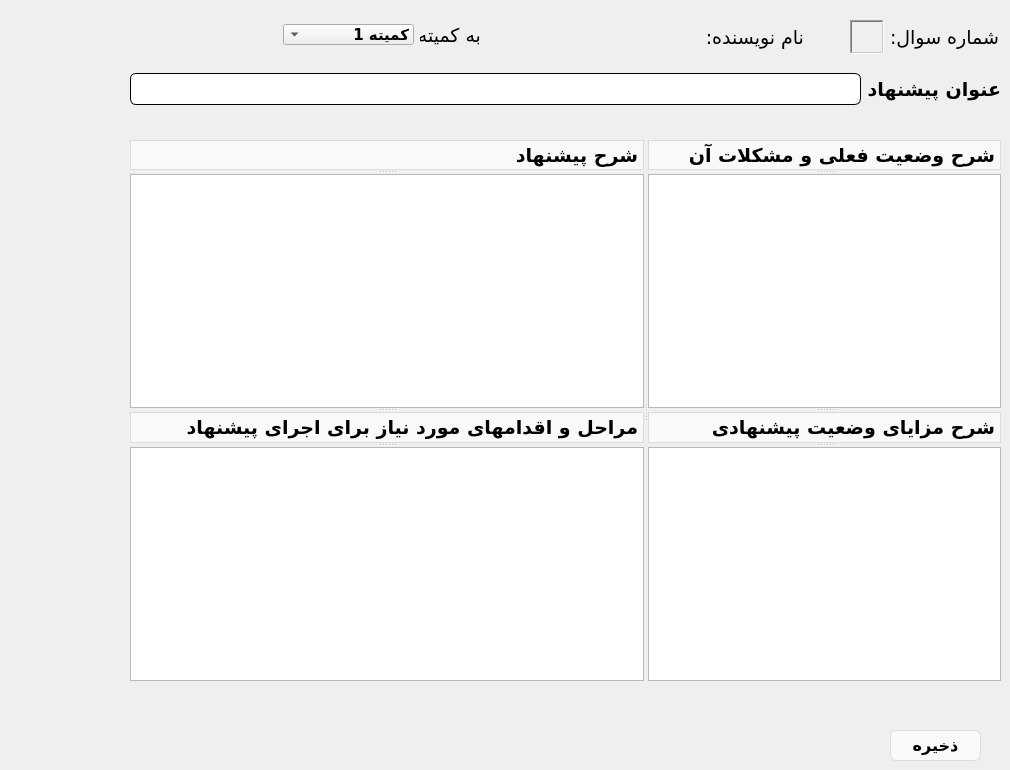
    <widget class="QWidget" name="pps_insert">
     <widget class="QWidget" name="layoutWidget">
      <property name="geometry">
       <rect>
        <x>130</x>
        <y>60</y>
        <width>871</width>
        <height>58</height>
       </rect>
      </property>
      <layout class="QGridLayout" name="gridLayout_2">
       <item row="0" column="0">
        <widget class="QLineEdit" name="lineEdit">
         <property name="font">
          <font>
           <family>B Mitra</family>
           <pointsize>15</pointsize>
          </font>
         </property>
         <property name="layoutDirection">
          <enum>Qt::LeftToRight</enum>
         </property>
         <property name="styleSheet">
          <string notr="true">QLineEdit{
border-radius:6px;
border:1px solid black;
}</string>
         </property>
         <property name="alignment">
          <set>Qt::AlignLeading|Qt::AlignLeft|Qt::AlignVCenter</set>
         </property>
        </widget>
       </item>
       <item row="0" column="1">
        <widget class="QLabel" name="label">
         <property name="font">
          <font>
           <family>Adobe Arabic</family>
           <pointsize>14</pointsize>
           <weight>75</weight>
           <bold>true</bold>
          </font>
         </property>
         <property name="text">
          <string>عنوان پیشنهاد</string>
         </property>
        </widget>
       </item>
      </layout>
     </widget>
     <widget class="QWidget" name="layoutWidget">
      <property name="geometry">
       <rect>
        <x>810</x>
        <y>20</y>
        <width>189</width>
        <height>34</height>
       </rect>
      </property>
      <layout class="QHBoxLayout" name="horizontalLayout_2">
       <item>
        <widget class="QLabel" name="lbl_data_date">
         <property name="font">
          <font>
           <family>Arial</family>
           <pointsize>9</pointsize>
          </font>
         </property>
         <property name="text">
          <string/>
         </property>
        </widget>
       </item>
       <item>
        <widget class="QLabel" name="lbl_qid">
         <property name="enabled">
          <bool>true</bool>
         </property>
         <property name="font">
          <font>
           <family>Arial</family>
           <pointsize>9</pointsize>
          </font>
         </property>
         <property name="layoutDirection">
          <enum>Qt::RightToLeft</enum>
         </property>
         <property name="frameShape">
          <enum>QFrame::WinPanel</enum>
         </property>
         <property name="frameShadow">
          <enum>QFrame::Sunken</enum>
         </property>
         <property name="text">
          <string/>
         </property>
         <property name="alignment">
          <set>Qt::AlignRight|Qt::AlignTrailing|Qt::AlignVCenter</set>
         </property>
        </widget>
       </item>
       <item>
        <widget class="QLabel" name="label_10">
         <property name="font">
          <font>
           <family>B Mitra</family>
           <pointsize>14</pointsize>
           <weight>50</weight>
           <bold>false</bold>
          </font>
         </property>
         <property name="layoutDirection">
          <enum>Qt::LeftToRight</enum>
         </property>
         <property name="text">
          <string>شماره سوال:</string>
         </property>
         <property name="alignment">
          <set>Qt::AlignJustify|Qt::AlignVCenter</set>
         </property>
        </widget>
       </item>
      </layout>
     </widget>
     <widget class="QPushButton" name="save_btn">
      <property name="geometry">
       <rect>
        <x>890</x>
        <y>730</y>
        <width>91</width>
        <height>31</height>
       </rect>
      </property>
      <property name="font">
       <font>
        <family>B Mitra</family>
        <pointsize>12</pointsize>
        <weight>75</weight>
        <bold>true</bold>
       </font>
      </property>
      <property name="layoutDirection">
       <enum>Qt::LeftToRight</enum>
      </property>
      <property name="styleSheet">
       <string notr="true">QPushButton {
	background:linear-gradient(to bottom, #f9f9f9 5%, #e9e9e9 100%);
	background-color:#f9f9f9;
	border-radius:6px;
	border:1px solid #dcdcdc;
	font-weight:bold;
	background-color:qlineargradient(spread:pad, x1:0.51, y1:0.05, x2:0.51, 			y2:0.95, stop:0 rgba(196, 206, 207, 255), stop:1 rgba(255, 255, 255, 255));
}
QPushButton:hover {
    background:linear-gradient(to bottom, #e9e9e9 5%, #f9f9f9 100%);
	background-color:#e9e9e9;
}
QPushButton:hover:!pressed
{
  border: 1px solid #6699cc;
}
</string>
      </property>
      <property name="text">
       <string>ذخیره</string>
      </property>
      <property name="icon">
       <iconset>
        <normaloff>../../pyqt/3/PNG/16X16/Save.png</normaloff>../../pyqt/3/PNG/16X16/Save.png</iconset>
      </property>
      <property name="flat">
       <bool>false</bool>
      </property>
     </widget>
     <widget class="QWidget" name="layoutWidget">
      <property name="geometry">
       <rect>
        <x>663</x>
        <y>20</y>
        <width>141</width>
        <height>34</height>
       </rect>
      </property>
      <layout class="QHBoxLayout" name="horizontalLayout_3">
       <item>
        <widget class="QLabel" name="lbl_writer_name">
         <property name="font">
          <font>
           <family>B Mitra</family>
           <pointsize>12</pointsize>
          </font>
         </property>
         <property name="layoutDirection">
          <enum>Qt::RightToLeft</enum>
         </property>
         <property name="text">
          <string/>
         </property>
         <property name="alignment">
          <set>Qt::AlignRight|Qt::AlignTrailing|Qt::AlignVCenter</set>
         </property>
        </widget>
       </item>
       <item>
        <widget class="QLabel" name="label_8">
         <property name="font">
          <font>
           <family>B Mitra</family>
           <pointsize>14</pointsize>
           <weight>50</weight>
           <bold>false</bold>
          </font>
         </property>
         <property name="text">
          <string>نام نویسنده:</string>
         </property>
        </widget>
       </item>
      </layout>
     </widget>
     <widget class="QLabel" name="label_9">
      <property name="geometry">
       <rect>
        <x>420</x>
        <y>20</y>
        <width>61</width>
        <height>31</height>
       </rect>
      </property>
      <property name="font">
       <font>
        <family>B Mitra</family>
        <pointsize>14</pointsize>
       </font>
      </property>
      <property name="text">
       <string>به کمیته:</string>
      </property>
     </widget>
     <widget class="QComboBox" name="comboBox">
      <property name="geometry">
       <rect>
        <x>283</x>
        <y>24</y>
        <width>131</width>
        <height>21</height>
       </rect>
      </property>
      <property name="font">
       <font>
        <family>B Mitra</family>
        <pointsize>11</pointsize>
        <weight>75</weight>
        <bold>true</bold>
       </font>
      </property>
      <property name="layoutDirection">
       <enum>Qt::RightToLeft</enum>
      </property>
      <item>
       <property name="text">
        <string>کمیته 1</string>
       </property>
      </item>
      <item>
       <property name="text">
        <string>کمیته 2</string>
       </property>
      </item>
      <item>
       <property name="text">
        <string>کمیته 3</string>
       </property>
      </item>
     </widget>
     <widget class="QSplitter" name="splitter_3">
      <property name="geometry">
       <rect>
        <x>130</x>
        <y>140</y>
        <width>871</width>
        <height>541</height>
       </rect>
      </property>
      <property name="orientation">
       <enum>Qt::Horizontal</enum>
      </property>
      <widget class="QSplitter" name="splitter_2">
       <property name="orientation">
        <enum>Qt::Vertical</enum>
       </property>
       <widget class="QLabel" name="label_2">
        <property name="font">
         <font>
          <family>Adobe Arabic</family>
          <pointsize>14</pointsize>
          <weight>75</weight>
          <bold>true</bold>
         </font>
        </property>
        <property name="layoutDirection">
         <enum>Qt::LeftToRight</enum>
        </property>
        <property name="styleSheet">
         <string notr="true">QLabel{
	background:linear-gradient(to bottom, #f9f9f9 5%, #e9e9e9 100%);
	background-color:#f9f9f9;
	border:1px solid #dcdcdc;
	font-weight:bold;
	background-color:qlineargradient(spread:pad, x1:0.51, y1:0.05, x2:0.51, 			y2:0.95, stop:0 rgba(196, 206, 207, 255), stop:1 rgba(255, 255, 255, 255));
}</string>
        </property>
        <property name="text">
         <string>شرح پیشنهاد</string>
        </property>
       </widget>
       <widget class="QPlainTextEdit" name="plainTextEdit_2">
        <property name="font">
         <font>
          <family>B Mitra</family>
          <pointsize>14</pointsize>
          <weight>50</weight>
          <bold>false</bold>
         </font>
        </property>
        <property name="toolTip">
         <string>&lt;html&gt;&lt;head/&gt;&lt;body&gt;&lt;p align=&quot;right&quot; dir=&quot;rtl&quot;&gt;&lt;br/&gt;&lt;/p&gt;&lt;/body&gt;&lt;/html&gt; </string>
        </property>
        <property name="layoutDirection">
         <enum>Qt::LeftToRight</enum>
        </property>
        <property name="verticalScrollBarPolicy">
         <enum>Qt::ScrollBarAsNeeded</enum>
        </property>
        <property name="textInteractionFlags">
         <set>Qt::LinksAccessibleByMouse|Qt::TextEditable|Qt::TextEditorInteraction|Qt::TextSelectableByKeyboard|Qt::TextSelectableByMouse</set>
        </property>
       </widget>
       <widget class="QLabel" name="label_5">
        <property name="font">
         <font>
          <family>Adobe Arabic</family>
          <pointsize>14</pointsize>
          <weight>75</weight>
          <bold>true</bold>
         </font>
        </property>
        <property name="styleSheet">
         <string notr="true">QLabel{
	background:linear-gradient(to bottom, #f9f9f9 5%, #e9e9e9 100%);
	background-color:#f9f9f9;
	border:1px solid #dcdcdc;
	font-weight:bold;
	background-color:qlineargradient(spread:pad, x1:0.51, y1:0.05, x2:0.51, 			y2:0.95, stop:0 rgba(196, 206, 207, 255), stop:1 rgba(255, 255, 255, 255));
}</string>
        </property>
        <property name="text">
         <string>مراحل و اقدامهای مورد نیاز برای اجرای پیشنهاد</string>
        </property>
       </widget>
       <widget class="QPlainTextEdit" name="plainTextEdit_3">
        <property name="font">
         <font>
          <family>B Mitra</family>
          <pointsize>14</pointsize>
          <weight>50</weight>
          <bold>false</bold>
         </font>
        </property>
        <property name="toolTip">
         <string>&lt;html&gt;&lt;head/&gt;&lt;body&gt;&lt;p align=&quot;right&quot; dir=&quot;rtl&quot;&gt;&lt;br/&gt;&lt;/p&gt;&lt;/body&gt;&lt;/html&gt;</string>
        </property>
        <property name="layoutDirection">
         <enum>Qt::LeftToRight</enum>
        </property>
        <property name="verticalScrollBarPolicy">
         <enum>Qt::ScrollBarAsNeeded</enum>
        </property>
        <property name="textInteractionFlags">
         <set>Qt::LinksAccessibleByMouse|Qt::TextEditable|Qt::TextEditorInteraction|Qt::TextSelectableByKeyboard|Qt::TextSelectableByMouse</set>
        </property>
       </widget>
      </widget>
      <widget class="QSplitter" name="splitter">
       <property name="orientation">
        <enum>Qt::Vertical</enum>
       </property>
       <widget class="QLabel" name="label_3">
        <property name="font">
         <font>
          <family>Adobe Arabic</family>
          <pointsize>14</pointsize>
          <weight>75</weight>
          <bold>true</bold>
         </font>
        </property>
        <property name="layoutDirection">
         <enum>Qt::LeftToRight</enum>
        </property>
        <property name="styleSheet">
         <string notr="true">QLabel{
	background:linear-gradient(to bottom, #f9f9f9 5%, #e9e9e9 100%);
	background-color:#f9f9f9;
	border:1px solid #dcdcdc;
	font-weight:bold;
	background-color:qlineargradient(spread:pad, x1:0.51, y1:0.05, x2:0.51, 			y2:0.95, stop:0 rgba(196, 206, 207, 255), stop:1 rgba(255, 255, 255, 255));
}</string>
        </property>
        <property name="text">
         <string>شرح وضعیت فعلی و مشکلات آن</string>
        </property>
       </widget>
       <widget class="QPlainTextEdit" name="plainTextEdit">
        <property name="font">
         <font>
          <family>B Mitra</family>
          <pointsize>14</pointsize>
          <weight>50</weight>
          <bold>false</bold>
         </font>
        </property>
        <property name="toolTip">
         <string>&lt;html&gt;&lt;head/&gt;&lt;body&gt;&lt;p align=&quot;right&quot; dir=&quot;rtl&quot;&gt;&lt;br/&gt;&lt;/p&gt;&lt;/body&gt;&lt;/html&gt;</string>
        </property>
        <property name="layoutDirection">
         <enum>Qt::LeftToRight</enum>
        </property>
        <property name="autoFillBackground">
         <bool>false</bool>
        </property>
        <property name="styleSheet">
         <string notr="true"/>
        </property>
        <property name="inputMethodHints">
         <set>Qt::ImhMultiLine</set>
        </property>
        <property name="verticalScrollBarPolicy">
         <enum>Qt::ScrollBarAsNeeded</enum>
        </property>
        <property name="plainText">
         <string/>
        </property>
        <property name="textInteractionFlags">
         <set>Qt::LinksAccessibleByMouse|Qt::TextEditable|Qt::TextEditorInteraction|Qt::TextSelectableByKeyboard|Qt::TextSelectableByMouse</set>
        </property>
       </widget>
       <widget class="QLabel" name="label_4">
        <property name="font">
         <font>
          <family>Adobe Arabic</family>
          <pointsize>14</pointsize>
          <weight>75</weight>
          <bold>true</bold>
         </font>
        </property>
        <property name="styleSheet">
         <string notr="true">QLabel{
	background:linear-gradient(to bottom, #f9f9f9 5%, #e9e9e9 100%);
	background-color:#f9f9f9;
	border:1px solid #dcdcdc;
	font-weight:bold;
	background-color:qlineargradient(spread:pad, x1:0.51, y1:0.05, x2:0.51, 			y2:0.95, stop:0 rgba(196, 206, 207, 255), stop:1 rgba(255, 255, 255, 255));
}</string>
        </property>
        <property name="text">
         <string>شرح مزایای وضعیت پیشنهادی</string>
        </property>
        <property name="textFormat">
         <enum>Qt::AutoText</enum>
        </property>
       </widget>
       <widget class="QPlainTextEdit" name="plainTextEdit_4">
        <property name="font">
         <font>
          <family>B Mitra</family>
          <pointsize>14</pointsize>
          <weight>50</weight>
          <bold>false</bold>
         </font>
        </property>
        <property name="toolTip">
         <string>&lt;html&gt;&lt;head/&gt;&lt;body&gt;&lt;p align=&quot;right&quot; dir=&quot;rtl&quot;&gt;&lt;br/&gt;&lt;/p&gt;&lt;/body&gt;&lt;/html&gt;</string>
        </property>
        <property name="layoutDirection">
         <enum>Qt::LeftToRight</enum>
        </property>
        <property name="frameShape">
         <enum>QFrame::StyledPanel</enum>
        </property>
        <property name="verticalScrollBarPolicy">
         <enum>Qt::ScrollBarAsNeeded</enum>
        </property>
        <property name="textInteractionFlags">
         <set>Qt::LinksAccessibleByMouse|Qt::TextEditable|Qt::TextEditorInteraction|Qt::TextSelectableByKeyboard|Qt::TextSelectableByMouse</set>
        </property>
       </widget>
      </widget>
     </widget>
    </widget>
